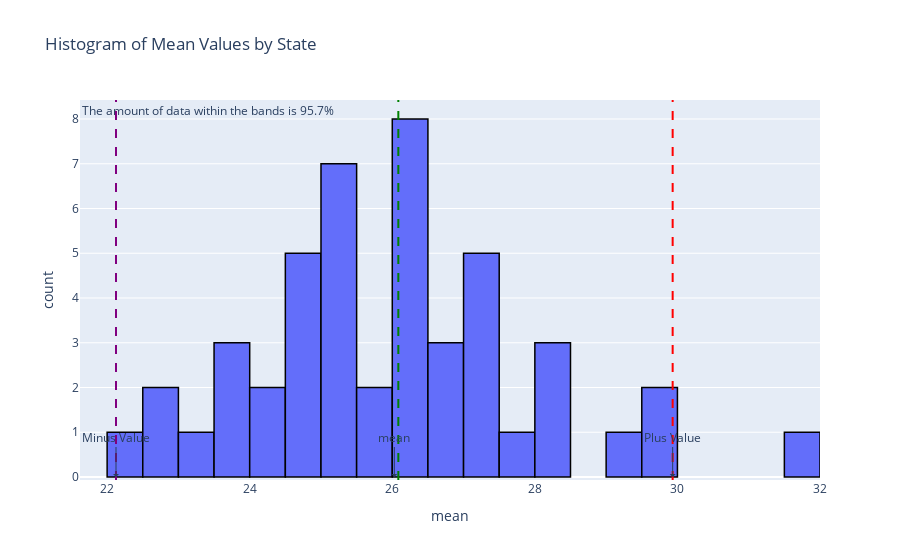

Notebook code for this chart:
### Code cell
bounds = .15
visualize_deviations(state_distro, bounds, nbins=20, title='Histogram of Mean Values by State')

### Figure 1 — Plotly figure (JSON) as saved in the notebook; plotly's stock layout.template omitted (floating-point values rounded to 4 significant figures)
{"data": [{"alignmentgroup": "True", "bingroup": "x", "hovertemplate": "mean=%{x}<br>count=%{y}<extra></extra>", "legendgroup": "", "marker": {"color": "#636efa", "line": {"color": "black", "width": 1.5}, "pattern": {"shape": ""}}, "name": "", "nbinsx": 20, "offsetgroup": "", "orientation": "v", "showlegend": false, "type": "histogram", "x": [31.99, 29.99, 29.81, 29.05, 28.36, 28.27, 28.22, 27.75, 27.32, 27.3, 27.12, 27.08, 27.07, 26.99, 26.86, 26.85, 26.47, 26.42, 26.39, 26.39, 26.22, 26.17, 26.1, 26.08, 25.92, 25.72, 25.49, 25.32, 25.23, 25.19, 25.13, 25.09, 25.06, 24.92, 24.88, 24.74, 24.67, 24.54, 24.39, 24.11, 23.86, 23.81, 23.65, 23.33, 22.99, 22.67, 22.39], "xaxis": "x", "yaxis": "y"}], "layout": {"annotations": [{"arrowhead": 1, "ax": 0, "ay": -40, "showarrow": true, "text": "mean", "x": 26.03, "y": 0}, {"arrowhead": 1, "ax": 0, "ay": -40, "showarrow": true, "text": "Plus Value", "x": 29.93, "y": 0}, {"arrowhead": 1, "ax": 0, "ay": -40, "showarrow": true, "text": "Minus Value", "x": 22.12, "y": 0}, {"align": "left", "font": {"size": 12}, "showarrow": false, "text": "The amount of data within the bands is 95.7%\n\n              ", "x": 0, "xanchor": "left", "xref": "paper", "y": 1, "yanchor": "top", "yref": "paper"}], "barmode": "relative", "legend": {"tracegroupgap": 0}, "shapes": [{"line": {"color": "green", "dash": "dash"}, "type": "line", "x0": 26.08, "x1": 26.08, "xref": "x", "y0": 0, "y1": 1, "yref": "y domain"}, {"line": {"color": "red", "dash": "dash"}, "type": "line", "x0": 29.93, "x1": 29.93, "xref": "x", "y0": 0, "y1": 1, "yref": "y domain"}, {"line": {"color": "purple", "dash": "dash"}, "type": "line", "x0": 22.12, "x1": 22.12, "xref": "x", "y0": 0, "y1": 1, "yref": "y domain"}], "title": {"text": "Histogram of Mean Values by State"}, "xaxis": {"anchor": "y", "domain": [0, 1], "title": {"text": "mean"}}, "yaxis": {"anchor": "x", "domain": [0, 1], "title": {"text": "count"}}}}
